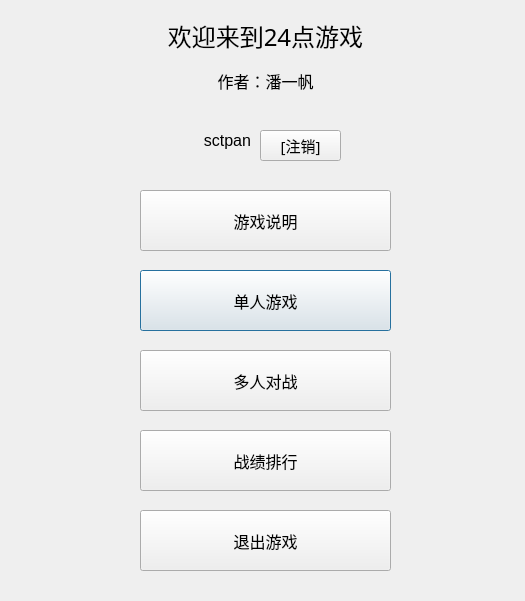
<?xml version="1.0" encoding="UTF-8"?>
<ui version="4.0">
 <class>Menu</class>
 <widget class="QDialog" name="Menu">
  <property name="geometry">
   <rect>
    <x>0</x>
    <y>0</y>
    <width>525</width>
    <height>601</height>
   </rect>
  </property>
  <property name="windowTitle">
   <string>Dialog</string>
  </property>
  <widget class="QPushButton" name="soloButton">
   <property name="geometry">
    <rect>
     <x>140</x>
     <y>270</y>
     <width>251</width>
     <height>61</height>
    </rect>
   </property>
   <property name="font">
    <font>
     <family>宋体</family>
     <pointsize>12</pointsize>
    </font>
   </property>
   <property name="text">
    <string>单人游戏</string>
   </property>
  </widget>
  <widget class="QPushButton" name="exitButton">
   <property name="geometry">
    <rect>
     <x>140</x>
     <y>510</y>
     <width>251</width>
     <height>61</height>
    </rect>
   </property>
   <property name="font">
    <font>
     <family>宋体</family>
     <pointsize>12</pointsize>
    </font>
   </property>
   <property name="text">
    <string>退出游戏</string>
   </property>
  </widget>
  <widget class="QPushButton" name="rankButton">
   <property name="geometry">
    <rect>
     <x>140</x>
     <y>430</y>
     <width>251</width>
     <height>61</height>
    </rect>
   </property>
   <property name="font">
    <font>
     <family>宋体</family>
     <pointsize>12</pointsize>
    </font>
   </property>
   <property name="text">
    <string>战绩排行</string>
   </property>
  </widget>
  <widget class="QPushButton" name="instuctButton">
   <property name="geometry">
    <rect>
     <x>140</x>
     <y>190</y>
     <width>251</width>
     <height>61</height>
    </rect>
   </property>
   <property name="font">
    <font>
     <family>宋体</family>
     <pointsize>12</pointsize>
    </font>
   </property>
   <property name="text">
    <string>游戏说明</string>
   </property>
  </widget>
  <widget class="QLabel" name="label">
   <property name="geometry">
    <rect>
     <x>130</x>
     <y>20</y>
     <width>271</width>
     <height>31</height>
    </rect>
   </property>
   <property name="font">
    <font>
     <family>宋体</family>
     <pointsize>18</pointsize>
    </font>
   </property>
   <property name="text">
    <string>欢迎来到24点游戏</string>
   </property>
   <property name="alignment">
    <set>Qt::AlignCenter</set>
   </property>
  </widget>
  <widget class="QLabel" name="label_2">
   <property name="geometry">
    <rect>
     <x>180</x>
     <y>70</y>
     <width>171</width>
     <height>21</height>
    </rect>
   </property>
   <property name="font">
    <font>
     <family>宋体</family>
     <pointsize>12</pointsize>
    </font>
   </property>
   <property name="text">
    <string>作者：潘一帆</string>
   </property>
   <property name="alignment">
    <set>Qt::AlignCenter</set>
   </property>
  </widget>
  <widget class="QLabel" name="nameLabel">
   <property name="geometry">
    <rect>
     <x>140</x>
     <y>120</y>
     <width>111</width>
     <height>41</height>
    </rect>
   </property>
   <property name="font">
    <font>
     <family>Segoe UI</family>
     <pointsize>12</pointsize>
    </font>
   </property>
   <property name="text">
    <string>sctpan</string>
   </property>
   <property name="alignment">
    <set>Qt::AlignRight|Qt::AlignTrailing|Qt::AlignVCenter</set>
   </property>
  </widget>
  <widget class="QPushButton" name="outButton">
   <property name="geometry">
    <rect>
     <x>260</x>
     <y>130</y>
     <width>81</width>
     <height>31</height>
    </rect>
   </property>
   <property name="font">
    <font>
     <family>宋体</family>
     <pointsize>11</pointsize>
    </font>
   </property>
   <property name="text">
    <string>[注销]</string>
   </property>
  </widget>
  <widget class="QPushButton" name="multiButton">
   <property name="geometry">
    <rect>
     <x>140</x>
     <y>350</y>
     <width>251</width>
     <height>61</height>
    </rect>
   </property>
   <property name="font">
    <font>
     <family>宋体</family>
     <pointsize>12</pointsize>
    </font>
   </property>
   <property name="text">
    <string>多人对战</string>
   </property>
  </widget>
 </widget>
 <resources/>
 <connections/>
</ui>
